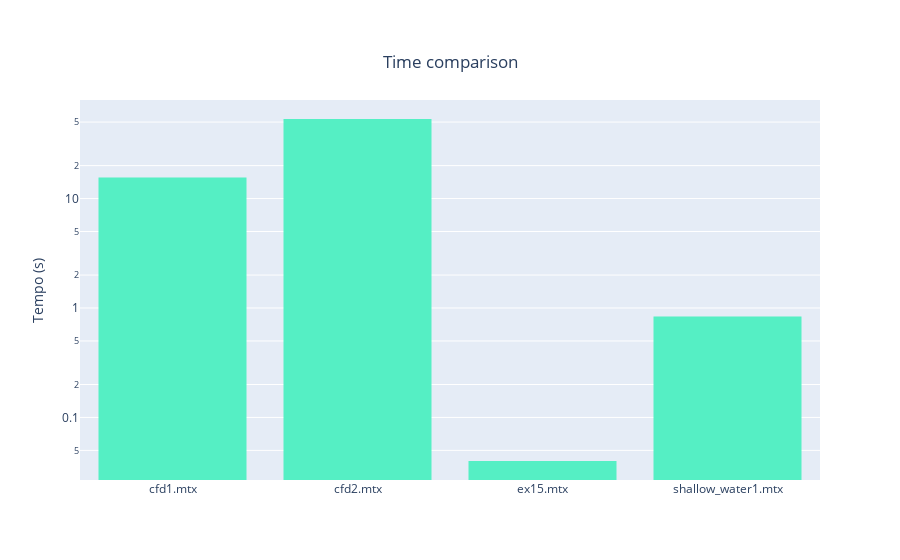

The cell this chart's notebook holds for it:
### Code cell
#Tempo

#y_py_linux = python_linux_data.Tempo
#y_mat_linux = matlab_linux_data.Tempo
y_py_win = python_win_data.Tempo
#y_mat_win = matlab_win_data.Tempo


fig = go.Figure()
#fig.add_trace(go.Histogram(histfunc="sum", y=y_py_linux, x=x_py_linux, name="Python Linux", marker_color=color_py_linux))
fig.add_trace(go.Histogram(histfunc="sum",y=y_py_win, x=x_py_win, name="Python Windows", marker_color=color_py_windows ))
#fig.add_trace(go.Histogram(histfunc="sum",y=y_mat_linux, x=x_mat_linux, name="Matlab Linux", marker_color=color_mat_linux))
#fig.add_trace(go.Histogram(histfunc="sum", y=y_mat_win, x=x_mat_win, name="Matlab Windows", marker_color=color_mat_windows))

fig.update_yaxes(type="log")
fig.update_yaxes(title_text='Tempo (s)')
fig.update_layout(
    title={
        'text': "Time comparison",
        'y':0.9,
        'x':0.5,
        'xanchor': 'center',
        'yanchor': 'top'})

fig.show()

### Figure 1 — Plotly figure (JSON) as saved in the notebook; plotly's stock layout.template omitted (floating-point values rounded to 4 significant figures)
{"data": [{"histfunc": "sum", "marker": {"color": "#55efc4"}, "name": "Python Windows", "type": "histogram", "x": ["cfd1.mtx", "cfd2.mtx", "ex15.mtx", "shallow_water1.mtx"], "y": [15.57, 53.31, 0.04001, 0.8357]}], "layout": {"title": {"text": "Time comparison", "x": 0.5, "xanchor": "center", "y": 0.9, "yanchor": "top"}, "yaxis": {"title": {"text": "Tempo (s)"}, "type": "log"}}}
